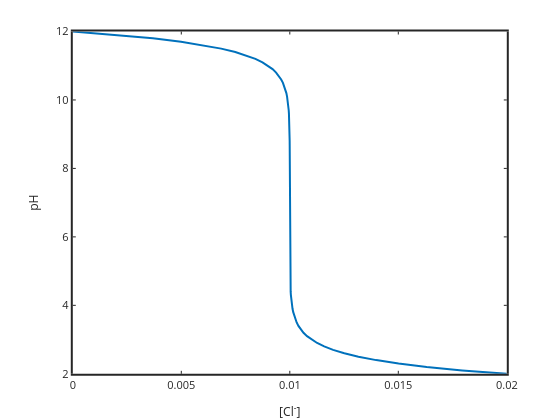

The notebook cell saved with this chart:
### Markdown cell above
# Strong-Strong Titrations and Buffering

If you start with 0.01 M NaOH the initial pH will be 12 (-log(1e-14/1e-12)=2).  As you add strong acid the pH will decrease.  Neutralizing the base in this way is called titration.  At any point during the titration the charge balance must be satisfied ...

$[\mathrm{H}^+]+[\mathrm{Na}^+]=[\mathrm{OH}^-]+[\mathrm{Cl}^-]$

Using K$_w$ we can write this in terms of H+ and $\mathrm{Na_T}$

$[\mathrm{H}^+]+\mathrm{Na_T}=\dfrac{K_w}{[\mathrm{H}^+]}+[\mathrm{Cl}^-]$

We can assume that the concentration of the added acid is high enough that we can ignore dilution (small volumes are being added) so $[\mathrm{Na}^+]$ = $\mathrm{Na_T}$= 0.01 M, for the entire titration (if we knew the volumes we could calculate the exact concentration of this strong acid anion, but I am trying to keep the calculations simple and illustrate the principles of titration and buffering, and electroneutrality).  

So with total Na+ known we have just two variables, the chloride concentration and the proton concentration.  If we set one variable we have one equation and one unknown and we can solve it.  To make a graph of the pH versus added chloride it is actually easier to fix pH ($[\mathrm{H}^+]$) and solve for $[\mathrm{Cl}^-]$. So by rearranging the electroneutrality we can write 

$[\mathrm{Cl}^-]=[\mathrm{H}^+]+[\mathrm{Na}^+]-\dfrac{K_w}{[\mathrm{H}^+]}$

In the code below we'll do this calculation and plot the titration curve

### Code cell
%plot -s 600,600 -f 'svg'
Kw=1e-14; pH=12:-0.1:2; H=10.^-pH; OH=Kw./H; NaT=0.01;
Cl=NaT+H-OH;
plot(Cl,pH,'linewidth',2); xlabel('[Cl^-]'); ylabel('pH')
set(gca,'fontsize',11,'linewidth',2)
title('NaOH titrated with HCl')

### Figure 1 — Plotly figure (JSON) as saved in the notebook; plotly's stock layout.template omitted (floating-point values rounded to 4 significant figures)
{"data": [{"line": {"color": "rgb(0,113,188)", "dash": "solid", "width": 2}, "marker": {"color": "rgb(0,113,188)", "line": {"color": "rgb(0,113,188)"}, "size": 6, "symbol": "none"}, "mode": "lines", "name": "", "showlegend": false, "type": "scatter", "visibility": true, "x": [1e-12, 0.002057, 0.00369, 0.004988, 0.006019, 0.006838, 0.007488, 0.008005, 0.008415, 0.008741, 0.009, 0.009206, 0.009369, 0.009499, 0.009602, 0.009684, 0.009749, 0.0098, 0.009842, 0.009874, 0.0099, 0.009921, 0.009937, 0.00995, 0.00996, 0.009968, 0.009975, 0.00998, 0.009984, 0.009987, 0.00999, 0.009992, 0.009994, 0.009995, 0.009996, 0.009997, 0.009997, 0.009998, 0.009998, 0.009999, 0.009999, 0.009999, 0.009999, 0.01, 0.01, 0.01, 0.01, 0.01, 0.01, 0.01, 0.01, 0.01, 0.01, 0.01, 0.01, 0.01, 0.01, 0.01, 0.01, 0.01, 0.01, 0.01, 0.01, 0.01, 0.01, 0.01, 0.01, 0.01001, 0.01001, 0.01001, 0.01001, 0.01001, 0.01002, 0.01002, 0.01003, 0.01003, 0.01004, 0.01005, 0.01006, 0.01008, 0.0101, 0.01013, 0.01016, 0.0102, 0.01025, 0.01032, 0.0104, 0.0105, 0.01063, 0.01079, 0.011, 0.01126, 0.01158, 0.012, 0.01251, 0.01316, 0.01398, 0.01501, 0.01631, 0.01794, 0.02], "xaxis": "x", "y": [12, 11.9, 11.8, 11.7, 11.6, 11.5, 11.4, 11.3, 11.2, 11.1, 11, 10.9, 10.8, 10.7, 10.6, 10.5, 10.4, 10.3, 10.2, 10.1, 10, 9.9, 9.8, 9.7, 9.6, 9.5, 9.4, 9.3, 9.2, 9.1, 9, 8.9, 8.8, 8.7, 8.6, 8.5, 8.4, 8.3, 8.2, 8.1, 8, 7.9, 7.8, 7.7, 7.6, 7.5, 7.4, 7.3, 7.2, 7.1, 7, 6.9, 6.8, 6.7, 6.6, 6.5, 6.4, 6.3, 6.2, 6.1, 6, 5.9, 5.8, 5.7, 5.6, 5.5, 5.4, 5.3, 5.2, 5.1, 5, 4.9, 4.8, 4.7, 4.6, 4.5, 4.4, 4.3, 4.2, 4.1, 4, 3.9, 3.8, 3.7, 3.6, 3.5, 3.4, 3.3, 3.2, 3.1, 3, 2.9, 2.8, 2.7, 2.6, 2.5, 2.4, 2.3, 2.2, 2.1, 2], "yaxis": "y"}], "layout": {"height": 420, "hovermode": "closest", "margin": {"b": 0, "l": 0, "r": 0, "t": 0}, "plot_bgcolor": "rgba(0,0,0,0)", "showlegend": false, "width": 560, "xaxis": {"anchor": "y", "autorange": false, "domain": [0.13, 0.905], "exponentformat": "none", "gridcolor": "rgba(38,38,38,0.15)", "gridwidth": 2, "linecolor": "rgb(38,38,38)", "linewidth": 2, "mirror": "ticks", "range": [0, 0.02], "showgrid": false, "showline": true, "side": "bottom", "spikedash": "solid", "spikemode": "across", "spikesides": false, "spikethickness": 1, "tickangle": 0, "tickcolor": "rgb(38,38,38)", "tickfont": {"color": "rgb(38,38,38)", "size": 11}, "ticklen": 3, "ticks": "inside", "ticktext": ["0", "0.005", "0.01", "0.015", "0.02"], "tickvals": [0, 0.005, 0.01, 0.015, 0.02], "title": {"font": {"color": "rgb(38,38,38)", "size": 12.1}, "text": "[Cl<sup>-</sup>]"}, "type": "linear", "visible": true, "zeroline": false}, "yaxis": {"anchor": "x", "autorange": false, "domain": [0.11, 0.925], "exponentformat": "none", "gridcolor": "rgba(38,38,38,0.15)", "gridwidth": 2, "linecolor": "rgb(38,38,38)", "linewidth": 2, "mirror": "ticks", "range": [2, 12], "showgrid": false, "showline": true, "side": "left", "spikedash": "solid", "spikemode": "across", "spikesides": false, "spikethickness": 1, "tickangle": 0, "tickcolor": "rgb(38,38,38)", "tickfont": {"color": "rgb(38,38,38)", "size": 11}, "ticklen": 3, "ticks": "inside", "ticktext": ["2", "4", "6", "8", "10", "12"], "tickvals": [2, 4, 6, 8, 10, 12], "title": {"font": {"color": "rgb(38,38,38)", "size": 12.1}, "text": "pH"}, "type": "linear", "visible": true, "zeroline": false}}}
